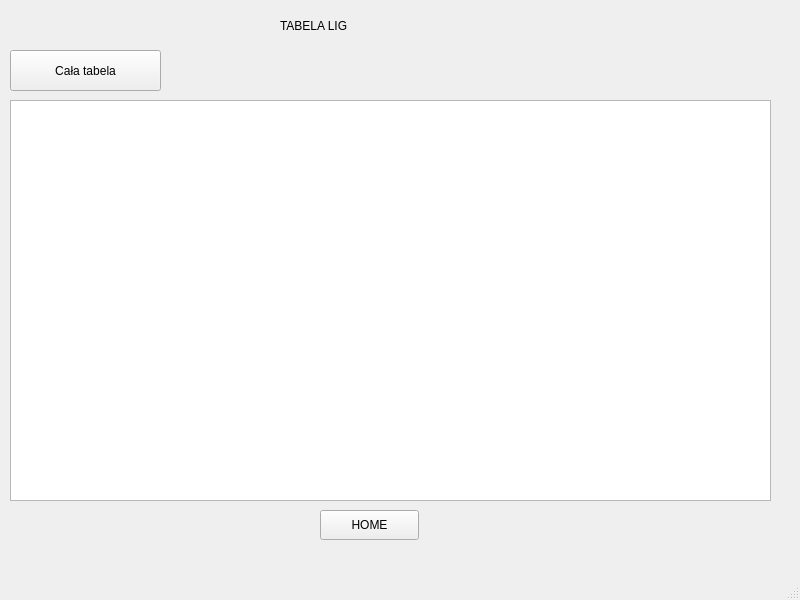
<?xml version="1.0" encoding="UTF-8"?>
<ui version="4.0">
 <class>MainWindow</class>
 <widget class="QMainWindow" name="MainWindow">
  <property name="geometry">
   <rect>
    <x>0</x>
    <y>0</y>
    <width>800</width>
    <height>600</height>
   </rect>
  </property>
  <property name="windowTitle">
   <string>MainWindow</string>
  </property>
  <widget class="QWidget" name="centralwidget">
   <widget class="QLabel" name="label">
    <property name="geometry">
     <rect>
      <x>280</x>
      <y>10</y>
      <width>211</width>
      <height>31</height>
     </rect>
    </property>
    <property name="text">
     <string>TABELA LIG</string>
    </property>
   </widget>
   <widget class="QTextBrowser" name="textBrowser">
    <property name="geometry">
     <rect>
      <x>10</x>
      <y>100</y>
      <width>761</width>
      <height>401</height>
     </rect>
    </property>
   </widget>
   <widget class="QPushButton" name="pushButton">
    <property name="geometry">
     <rect>
      <x>10</x>
      <y>50</y>
      <width>151</width>
      <height>41</height>
     </rect>
    </property>
    <property name="text">
     <string>Cała tabela</string>
    </property>
   </widget>
   <widget class="QPushButton" name="pushButton_2">
    <property name="geometry">
     <rect>
      <x>320</x>
      <y>510</y>
      <width>99</width>
      <height>30</height>
     </rect>
    </property>
    <property name="text">
     <string>HOME</string>
    </property>
   </widget>
  </widget>
  <widget class="QMenuBar" name="menubar">
   <property name="geometry">
    <rect>
     <x>0</x>
     <y>0</y>
     <width>800</width>
     <height>22</height>
    </rect>
   </property>
  </widget>
  <widget class="QStatusBar" name="statusbar"/>
 </widget>
 <resources/>
 <connections/>
</ui>
